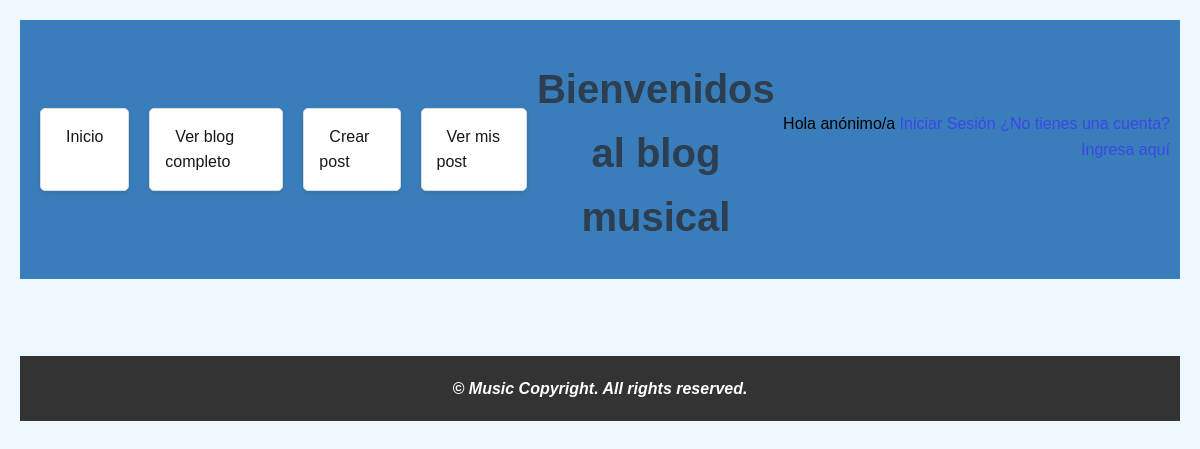
The page /blog/ on the database as committed earlier.
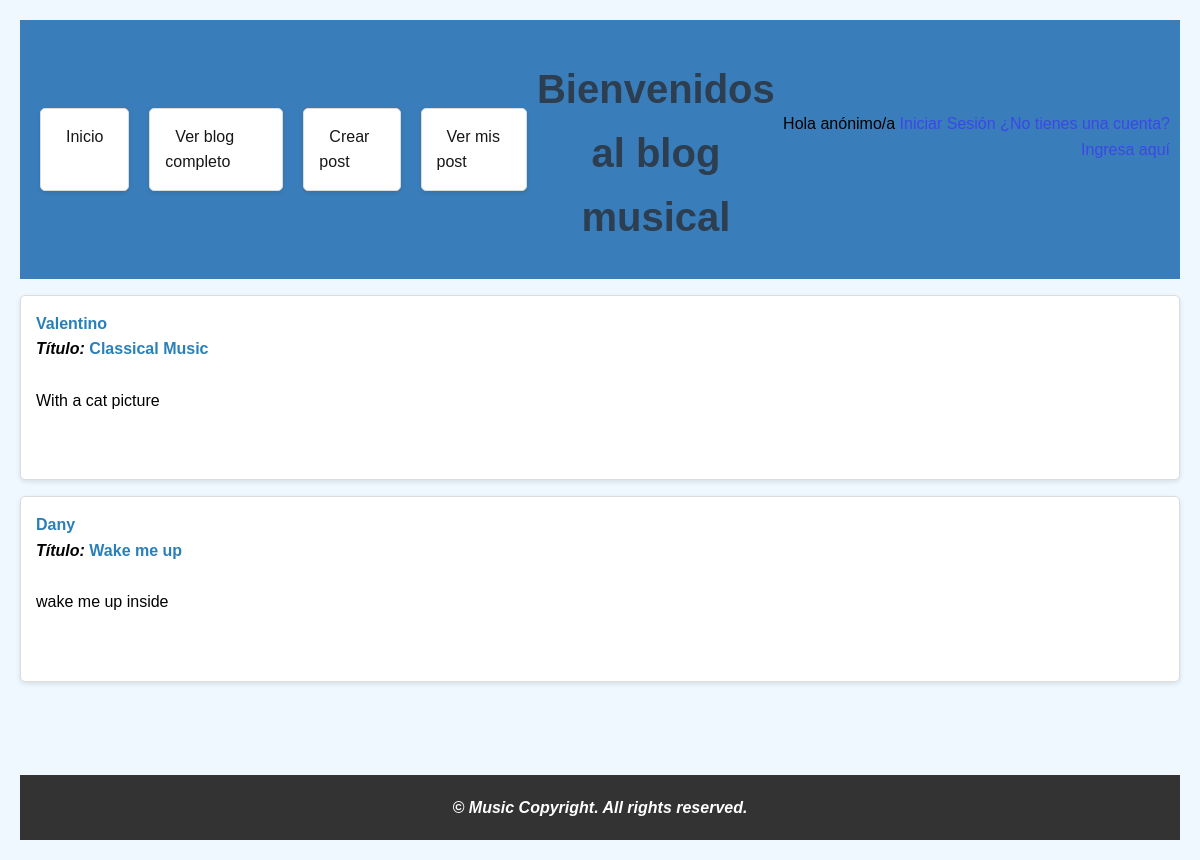
The same page on the database as committed later.
### blog/models.py (models this page shows, shortened)
class Blog(models.Model):
    autor = models.ForeignKey(User, on_delete=models.CASCADE)
    titulo = models.CharField(max_length=200)
    texto = RichTextField()

### blog/views.py (the view)
# urls.py: path('blog/', views.VerBlog.as_view(), name='ver_blog'),
class VerBlog(ListView):
    model = Blog
    template_name = 'ver_blog.html'
    def get_queryset(self):
        return Blog.objects.all()

### blog/templates/ver_blog.html (shortened to what this page needs)
{%extends 'base.html'%}
{%block content%}
    {% for blog in object_list %}
    <ul>
        <li>
            <b>{{blog.autor|capfirst}}</b>
            <br><i>Título:</i> <b>{{blog.titulo}}</b>
            <br><br>{{blog.texto|safe}}<br><br><br>
        </li>
    </ul>
    {% endfor %}
{%endblock%}

Rows that differ between the two databases and show on the page:
added Blog: autor "Valentino", titulo "Classical Music", texto "With a cat picture"
added Blog: autor "Dany", titulo "Wake me up", texto "wake me up inside"
